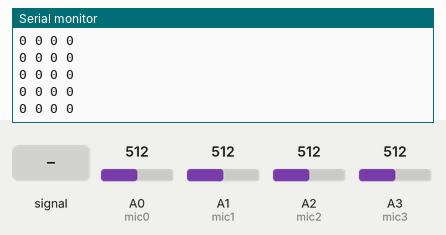
Bench run of a sketch on a simulated Arduino Uno, built with avr-gcc and run on an emulated ATmega328P. On the bench: the last lines printed to the serial monitor. The inputs (shaded band) are chosen by the test bench; at power-on: A0 (mic0) = 512, A1 (mic1) = 512, A2 (mic2) = 512, A3 (mic3) = 512.

Above: at 1.2 s.
1.3 s: A0 (mic0) fed a 200 Hz sine of ±81 counts around its level
At 2.0 s:
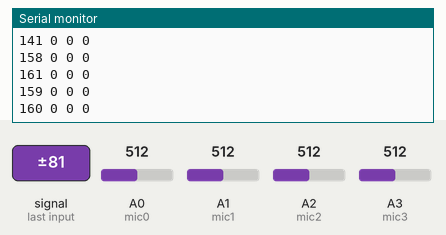
2.8 s: A1 (mic1) fed a 200 Hz sine of ±81 counts around its level
At 3.8 s:
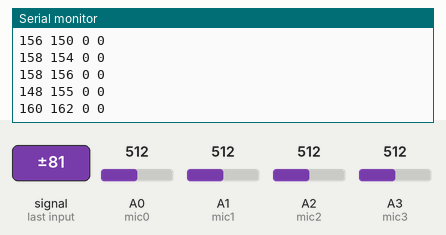
5.8 s: A2 (mic2) fed a 200 Hz sine of ±81 counts around its level
7.3 s: A3 (mic3) fed a 200 Hz sine of ±255 counts around its level
10.3 s: A2 (mic2) fed a 1000 Hz sine of ±255 counts around its level
Timing chart, 0 to 12.9 s (numbered marks = the images above; inputs shaded):
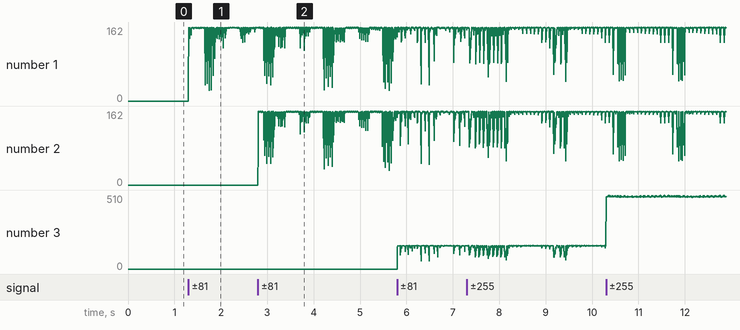

Measured:
- after the input at 1.3 s, the serial monitor: prints a new line at once (image 1)
- after the input at 2.8 s, the serial monitor: prints a new line at once (image 2)
- plotted number 1: 0 → 159 after the input at 1.3 s

The sketch:

4all_amplitude.ino
```cpp
// Connect the MEMS AUD output to the Arduino A0 pin
int mic0 = A0,mic1=A1,mic2=A2,mic3=A3;

// Variables to find the peak-to-peak amplitude of AUD output
const int sampleTime = 5;
int micOut[4];

//previous VU value
int preValue[] = {0,0,0,0};

void setup() {
  Serial.begin(115200);
}

void loop() {
   // Time variables to find the peak-to-peak amplitude
   unsigned long startTime= millis();  // Start of sample window
   //Serial.println(startTime);
   unsigned int PTPAmp[] = {0,0,0,0};

// Signal variables to find the peak-to-peak amplitude
   unsigned int maxAmp[] = {0,0,0,0};
   unsigned int minAmp[] = {1023,1023,1023,1023};

// Find the max and min of the mic output within the 50 ms timeframe
   while(millis() - startTime < sampleTime)
   {
      micOut[0] = analogRead(mic0);
      micOut[1] = analogRead(mic1);
      micOut[2] = analogRead(mic2);
      micOut[3] = analogRead(mic3);
      //Serial.println(micOut);
      for(int i=0;i<4;i++){
        if( micOut[i] < 1023) //prevent erroneous readings
        {
          if (micOut[i] > maxAmp[i])
          {
            maxAmp[i] = micOut[i]; //save only the max reading
          }
          else if (micOut[i] < minAmp[i])
          {
            minAmp[i] = micOut[i]; //save only the min reading
          }
        }
      }
   }

  for(int i=0;i<4;i++){
      PTPAmp[i] = maxAmp[i] - minAmp[i]; // (max amp) - (min amp) = peak-to-peak amplitude
      if(PTPAmp[i]>2000){PTPAmp[i]=0;}
      Serial.print(PTPAmp[i]);
      Serial.print(" ");
  }
   Serial.println(" ");
}
```
